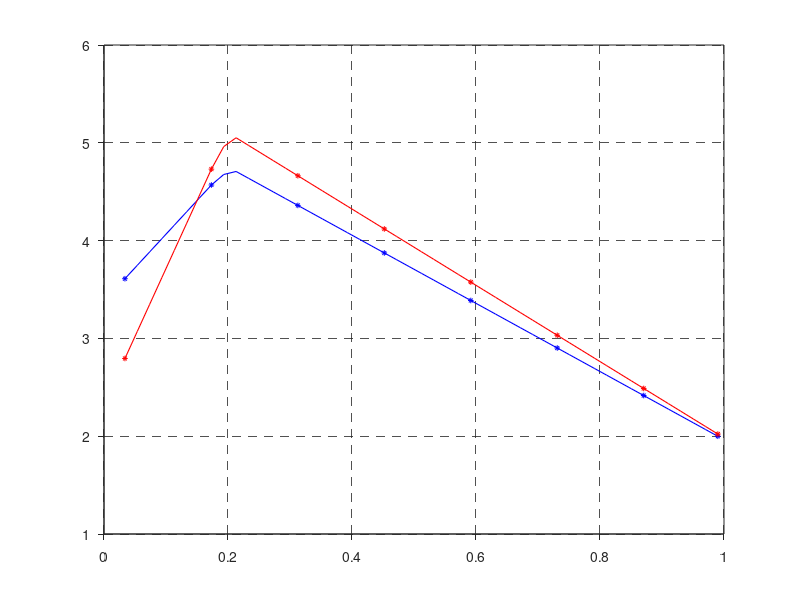

Write the MATLAB code that produced this figure. (Note: this script raises an error after producing the figure.)
%%%% Chord and Twist distribution plotting for comparison of optimum points%%%%

load('dynamic_sp1_init.mat');

chord_profile_sp1_init = cell2mat(Chord_profile);
twist_profile_sp1_init = Twist_profile+0.098;

points_chord_sp1_init = [chord_profile_sp1_init(1:7:end), chord_profile_sp1_init(end)] ;
points_twist_sp1_init = [twist_profile_sp1_init(1:7:end), twist_profile_sp1_init(end)];

load('dynamic_sp2_init.mat');

chord_profile_sp2_init = cell2mat(Chord_profile);
twist_profile_sp2_init = Twist_profile+2.275;

points_chord_sp2_init = [chord_profile_sp2_init(1:7:end), chord_profile_sp2_init(end)] ;
points_twist_sp2_init = [twist_profile_sp2_init(1:7:end), twist_profile_sp2_init(end)];



load('dynamic_sp1_opt.mat');
chord_profile_sp1_opt = cell2mat(Chord_profile);
twist_profile_sp1_opt = Twist_profile+0.53214479;

points_chord_sp1_opt = [chord_profile_sp1_opt(1:7:end), chord_profile_sp1_opt(end)];
points_twist_sp1_opt = [twist_profile_sp1_opt(1:7:end), twist_profile_sp1_opt(end)];



load('dynamic_sp2_opt.mat');

chord_profile_sp2_opt = cell2mat(Chord_profile);
twist_profile_sp2_opt = Twist_profile+2.12592484;

points_chord_sp2_opt = [chord_profile_sp2_opt(1:7:end), chord_profile_sp2_opt(end)] ;
points_twist_sp2_opt = [twist_profile_sp2_opt(1:7:end), twist_profile_sp2_opt(end)];

normalized_radius = Blade_radius/63;
points_radius = [normalized_radius(1:7:end), normalized_radius(end)];




%% plot comparing chord : starting point1 results for dynamic SLSQP
plot(normalized_radius, chord_profile_sp1_init, 'b-', 'LineWidth', 0.8); hold on;
plot(normalized_radius, chord_profile_sp1_opt, 'r-', 'LineWidth', 0.8);
plot(points_radius, points_chord_sp1_init, 'b*', 'MarkerSize',4);
plot(points_radius, points_chord_sp1_opt, 'r*', 'MarkerSize',4);

grid on
a = gca;
% set box property to off and remove background color
set(a,'box','off','color','none')
% create new, empty axes with box but without ticks
b = axes('Position',get(a,'Position'),'box','on','xtick',[],'ytick',[]);
% set original axes as active
axes(a)
% link axes in case of zooming
linkaxes([a b])
set(gca,'GridLineStyle','--')
set(gca,'GridAlpha',0.8)
set(gca,'TickDir','out');
axesH = gca;
axesH.XAxis.TickLabelInterpreter = 'latex';
axesH.XAxis.TickLabelFormat      = '\\textbf{%g}';
axesH.YAxis.TickLabelInterpreter = 'latex';
axesH.YAxis.TickLabelFormat      = '\\textbf{%g}';

%ax.GridAlpha = 1;
ylabel('\textbf{Chord distribution (m)}','Interpreter','latex');
xlabel('\textbf{Normalized blade radius (-)}','Interpreter','latex');
legend('\textbf{Initial: sp1}', '\textbf{Optimum: sp1}','Interpreter','latex'); 



%% plot comparing chord : starting point2 results for dynamic SLSQP
plot(normalized_radius, chord_profile_sp2_init, 'b-', 'LineWidth', 0.8); hold on;
plot(normalized_radius, chord_profile_sp2_opt, 'r-', 'LineWidth', 0.8);
plot(points_radius, points_chord_sp2_init, 'b*', 'MarkerSize',4);
plot(points_radius, points_chord_sp2_opt, 'r*', 'MarkerSize',4);

grid on
a = gca;
% set box property to off and remove background color
set(a,'box','off','color','none')
% create new, empty axes with box but without ticks
b = axes('Position',get(a,'Position'),'box','on','xtick',[],'ytick',[]);
% set original axes as active
axes(a)
% link axes in case of zooming
linkaxes([a b])
set(gca,'GridLineStyle','--')
set(gca,'GridAlpha',0.8)
set(gca,'TickDir','out');
axesH = gca;
axesH.XAxis.TickLabelInterpreter = 'latex';
axesH.XAxis.TickLabelFormat      = '\\textbf{%g}';
axesH.YAxis.TickLabelInterpreter = 'latex';
axesH.YAxis.TickLabelFormat      = '\\textbf{%g}';

%ax.GridAlpha = 1;
ylabel('\textbf{Chord distribution (m)}','Interpreter','latex');
xlabel('\textbf{Normalized blade radius (-)}','Interpreter','latex');
legend('\textbf{Initial: sp2}', '\textbf{Optimum: sp2}','Interpreter','latex'); 




%% plot comparing chord: 2 optimums for dynamic SLSQP
plot(normalized_radius, chord_profile_sp1_opt, 'b-', 'LineWidth', 0.8); hold on;
plot(normalized_radius, chord_profile_sp2_opt, 'r-', 'LineWidth', 0.8);
plot(points_radius, points_chord_sp1_opt, 'b*', 'MarkerSize',4);
plot(points_radius, points_chord_sp2_opt, 'r*', 'MarkerSize',4);

grid on
a = gca;
% set box property to off and remove background color
set(a,'box','off','color','none')
% create new, empty axes with box but without ticks
b = axes('Position',get(a,'Position'),'box','on','xtick',[],'ytick',[]);
% set original axes as active
axes(a)
% link axes in case of zooming
linkaxes([a b])
set(gca,'GridLineStyle','--')
set(gca,'GridAlpha',0.8)
set(gca,'TickDir','out');

%ax.GridAlpha = 1;
ylabel('\textbf{Chord distribution (m)}','Interpreter','latex');
xlabel('\textbf{Normalized blade radius (-)}','Interpreter','latex');
legend('\textbf{Optimum: sp1}', '\textbf{Optimum: sp2}','Interpreter','latex'); 


%% plot comparing twist : starting point1 results for dynamic SLSQP
plot(normalized_radius, twist_profile_sp1_init, 'b-', 'LineWidth', 0.8); hold on;
plot(normalized_radius, twist_profile_sp1_opt, 'r-', 'LineWidth', 0.8);
plot(points_radius, points_twist_sp1_init, 'b*', 'MarkerSize',4);
plot(points_radius, points_twist_sp1_opt, 'r*', 'MarkerSize',4);

grid on
a = gca;
% set box property to off and remove background color
set(a,'box','off','color','none')
% create new, empty axes with box but without ticks
b = axes('Position',get(a,'Position'),'box','on','xtick',[],'ytick',[]);
% set original axes as active
axes(a)
% link axes in case of zooming
linkaxes([a b])
set(gca,'GridLineStyle','--')
set(gca,'GridAlpha',0.8)
set(gca,'TickDir','out');
axesH = gca;
axesH.XAxis.TickLabelInterpreter = 'latex';
axesH.XAxis.TickLabelFormat      = '\\textbf{%g}';
axesH.YAxis.TickLabelInterpreter = 'latex';
axesH.YAxis.TickLabelFormat      = '\\textbf{%g}';

%ax.GridAlpha = 1;
ylabel('\textbf{Twist distribution ($^\circ$)}','Interpreter','latex');
xlabel('\textbf{Normalized blade radius (-)}','Interpreter','latex');
legend('\textbf{Initial: sp1}', '\textbf{Optimum: sp1}','Interpreter','latex'); 
ylim([-2 16]);


%% plot comparing twist : starting point2 results for dynamic SLSQP
plot(normalized_radius, twist_profile_sp2_init, 'b-', 'LineWidth', 0.8); hold on;
plot(normalized_radius, twist_profile_sp2_opt, 'r-', 'LineWidth', 0.8);
plot(points_radius, points_twist_sp2_init, 'b*', 'MarkerSize',4);
plot(points_radius, points_twist_sp2_opt, 'r*', 'MarkerSize',4);

grid on
a = gca;
% set box property to off and remove background color
set(a,'box','off','color','none')
% create new, empty axes with box but without ticks
b = axes('Position',get(a,'Position'),'box','on','xtick',[],'ytick',[]);
% set original axes as active
axes(a)
% link axes in case of zooming
linkaxes([a b])
set(gca,'GridLineStyle','--')
set(gca,'GridAlpha',0.8)
set(gca,'TickDir','out');
axesH = gca;
axesH.XAxis.TickLabelInterpreter = 'latex';
axesH.XAxis.TickLabelFormat      = '\\textbf{%g}';
axesH.YAxis.TickLabelInterpreter = 'latex';
axesH.YAxis.TickLabelFormat      = '\\textbf{%g}';

%ax.GridAlpha = 1;
ylabel('\textbf{Twist distribution ($^\circ$)}','Interpreter','latex');
xlabel('\textbf{Normalized blade radius (-)}','Interpreter','latex');
legend('\textbf{Initial: sp2}', '\textbf{Optimum: sp2}','Interpreter','latex'); 
ylim([-2 17]);

%% plot comparing twist : 2 optimums for dynamic SLSQP

plot(normalized_radius, twist_profile_sp1_opt, 'b-', 'LineWidth', 0.8); hold on;
plot(normalized_radius, twist_profile_sp2_opt, 'r-', 'LineWidth', 0.8);
plot(points_radius, points_twist_sp1_opt, 'b*', 'MarkerSize',4);
plot(points_radius, points_twist_sp2_opt, 'r*', 'MarkerSize',4);

grid on
a = gca;
% set box property to off and remove background color
set(a,'box','off','color','none')
% create new, empty axes with box but without ticks
b = axes('Position',get(a,'Position'),'box','on','xtick',[],'ytick',[]);
% set original axes as active
axes(a)
% link axes in case of zooming
linkaxes([a b])
set(gca,'GridLineStyle','--')
set(gca,'GridAlpha',0.8)
set(gca,'TickDir','out');

%ax.GridAlpha = 1;
ylabel('\textbf{Twist distribution ($^\circ$)}','Interpreter','latex');
xlabel('\textbf{Normalized blade radius (-)}','Interpreter','latex');
legend('\textbf{Optimum: sp1}', '\textbf{Optimum: sp2}','Interpreter','latex');
ylim([-2 16]);


%% For starting point 3


load('dynamic_sp3_init.mat');

chord_profile_sp3_init = cell2mat(Chord_profile);
twist_profile_sp3_init = Twist_profile+2.45;

points_chord_sp3_init = [chord_profile_sp3_init(1:7:end), chord_profile_sp3_init(end)] ;
points_twist_sp3_init = [twist_profile_sp3_init(1:7:end), twist_profile_sp3_init(end)];

load('dynamic_sp3_opt.mat');

chord_profile_sp3_opt = cell2mat(Chord_profile);
twist_profile_sp3_opt = Twist_profile+ 1.95455173;

points_chord_sp3_opt = [chord_profile_sp3_opt(1:7:end), chord_profile_sp3_opt(end)] ;
points_twist_sp3_opt = [twist_profile_sp3_opt(1:7:end), twist_profile_sp3_opt(end)];

normalized_radius = Blade_radius/63;
points_radius = [normalized_radius(1:7:end), normalized_radius(end)];

figure(1)
plot(normalized_radius, chord_profile_sp3_init, 'b-', 'LineWidth', 0.8); hold on;
plot(normalized_radius, chord_profile_sp3_opt, 'r-', 'LineWidth', 0.8);
plot(points_radius, points_chord_sp3_init, 'b*', 'MarkerSize',4);
plot(points_radius, points_chord_sp3_opt, 'r*', 'MarkerSize',4);

grid on
a = gca;
% set box property to off and remove background color
set(a,'box','off','color','none')
% create new, empty axes with box but without ticks
b = axes('Position',get(a,'Position'),'box','on','xtick',[],'ytick',[]);
% set original axes as active
axes(a)
% link axes in case of zooming
linkaxes([a b])
set(gca,'GridLineStyle','--')
set(gca,'GridAlpha',0.8)
set(gca,'TickDir','out');
axesH = gca;
axesH.XAxis.TickLabelInterpreter = 'latex';
axesH.XAxis.TickLabelFormat      = '\\textbf{%g}';
axesH.YAxis.TickLabelInterpreter = 'latex';
axesH.YAxis.TickLabelFormat      = '\\textbf{%g}';

%ax.GridAlpha = 1;
ylabel('\textbf{Chord distribution (m)}','Interpreter','latex');
xlabel('\textbf{Normalized blade radius (-)}','Interpreter','latex');
legend('\textbf{Initial: sp3}', '\textbf{Optimum: sp3}','Interpreter','latex'); 

figure(2)
plot(normalized_radius, twist_profile_sp3_init, 'b-', 'LineWidth', 0.8); hold on;
plot(normalized_radius, twist_profile_sp3_opt, 'r-', 'LineWidth', 0.8);
plot(points_radius, points_twist_sp3_init, 'b*', 'MarkerSize',4);
plot(points_radius, points_twist_sp3_opt, 'r*', 'MarkerSize',4);

grid on
a = gca;
% set box property to off and remove background color
set(a,'box','off','color','none')
% create new, empty axes with box but without ticks
b = axes('Position',get(a,'Position'),'box','on','xtick',[],'ytick',[]);
% set original axes as active
axes(a)
% link axes in case of zooming
linkaxes([a b])
set(gca,'GridLineStyle','--')
set(gca,'GridAlpha',0.8)
set(gca,'TickDir','out');
axesH = gca;
axesH.XAxis.TickLabelInterpreter = 'latex';
axesH.XAxis.TickLabelFormat      = '\\textbf{%g}';
axesH.YAxis.TickLabelInterpreter = 'latex';
axesH.YAxis.TickLabelFormat      = '\\textbf{%g}';

%ax.GridAlpha = 1;
ylabel('\textbf{Twist distribution ($^\circ$)}','Interpreter','latex');
xlabel('\textbf{Normalized blade radius (-)}','Interpreter','latex');
legend('\textbf{Initial: sp3}', '\textbf{Optimum: sp3}','Interpreter','latex');  
ylim([-2 20]);



